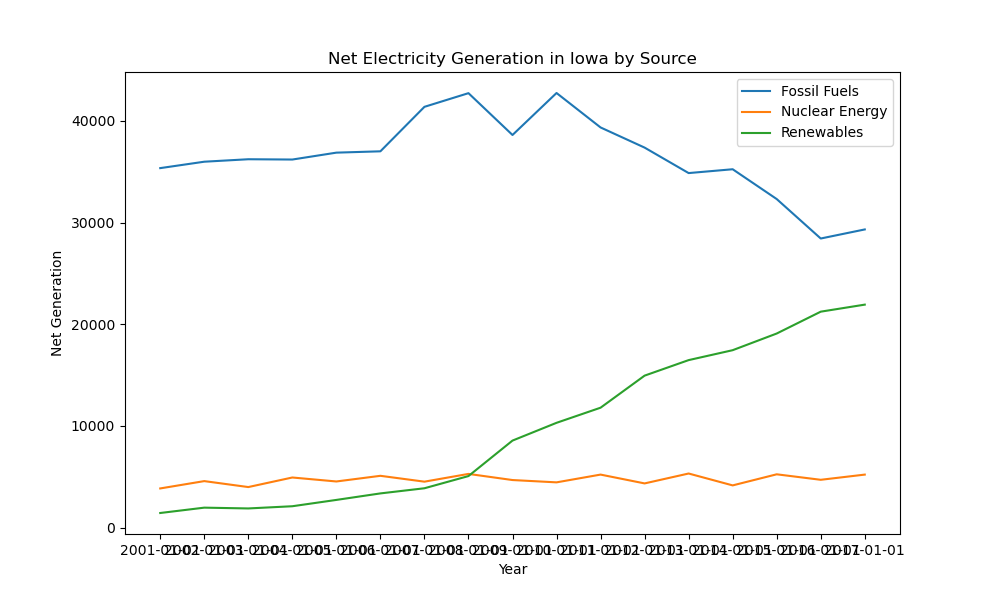

Write the Python code that produced this figure.
import pandas as pd
from matplotlib import pyplot as plt

# Load data from CSV file
data = pd.read_csv("iowa-electricity.csv")

# Create the line chart
plt.figure(figsize=(10, 6))  # Adjust figure size as needed
for source in data["source"].unique():
    source_data = data[data["source"] == source]
    plt.plot(source_data["year"], source_data["net_generation"], label=source)

# Add labels and title
plt.xlabel("Year")
plt.ylabel("Net Generation")
plt.title("Net Electricity Generation in Iowa by Source")
plt.legend()

# Show the plot
plt.show()
